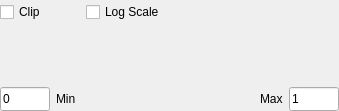
<?xml version="1.0" encoding="UTF-8"?>
<ui version="4.0">
 <class>ThresholdWidget</class>
 <widget class="QFrame" name="ThresholdWidget">
  <property name="geometry">
   <rect>
    <x>0</x>
    <y>0</y>
    <width>339</width>
    <height>111</height>
   </rect>
  </property>
  <property name="sizePolicy">
   <sizepolicy hsizetype="Preferred" vsizetype="Minimum">
    <horstretch>0</horstretch>
    <verstretch>0</verstretch>
   </sizepolicy>
  </property>
  <property name="maximumSize">
   <size>
    <width>16777215</width>
    <height>16777215</height>
   </size>
  </property>
  <property name="windowTitle">
   <string>Frame</string>
  </property>
  <property name="styleSheet">
   <string notr="true"/>
  </property>
  <layout class="QVBoxLayout" name="verticalLayout" stretch="0,1,0">
   <property name="spacing">
    <number>2</number>
   </property>
   <property name="leftMargin">
    <number>0</number>
   </property>
   <property name="topMargin">
    <number>0</number>
   </property>
   <property name="rightMargin">
    <number>0</number>
   </property>
   <property name="bottomMargin">
    <number>0</number>
   </property>
   <item>
    <layout class="QHBoxLayout" name="histogram_buttons_layout">
     <property name="spacing">
      <number>6</number>
     </property>
     <item alignment="Qt::AlignRight|Qt::AlignBottom">
      <widget class="QCheckBox" name="clip_checkbox">
       <property name="minimumSize">
        <size>
         <width>80</width>
         <height>24</height>
        </size>
       </property>
       <property name="maximumSize">
        <size>
         <width>60</width>
         <height>24</height>
        </size>
       </property>
       <property name="font">
        <font>
         <family>Segoe UI</family>
         <pointsize>9</pointsize>
        </font>
       </property>
       <property name="text">
        <string>Clip</string>
       </property>
      </widget>
     </item>
     <item alignment="Qt::AlignRight|Qt::AlignBottom">
      <widget class="QCheckBox" name="log_scale_checkbox">
       <property name="sizePolicy">
        <sizepolicy hsizetype="Minimum" vsizetype="Fixed">
         <horstretch>0</horstretch>
         <verstretch>0</verstretch>
        </sizepolicy>
       </property>
       <property name="minimumSize">
        <size>
         <width>100</width>
         <height>24</height>
        </size>
       </property>
       <property name="maximumSize">
        <size>
         <width>100</width>
         <height>24</height>
        </size>
       </property>
       <property name="font">
        <font>
         <family>Segoe UI</family>
         <pointsize>9</pointsize>
        </font>
       </property>
       <property name="text">
        <string>Log Scale</string>
       </property>
       <property name="checkable">
        <bool>true</bool>
       </property>
      </widget>
     </item>
     <item>
      <spacer name="horizontalSpacer_2">
       <property name="orientation">
        <enum>Qt::Horizontal</enum>
       </property>
       <property name="sizeHint" stdset="0">
        <size>
         <width>40</width>
         <height>20</height>
        </size>
       </property>
      </spacer>
     </item>
    </layout>
   </item>
   <item>
    <widget class="QFrame" name="plot_frame">
     <property name="sizePolicy">
      <sizepolicy hsizetype="Minimum" vsizetype="Minimum">
       <horstretch>0</horstretch>
       <verstretch>0</verstretch>
      </sizepolicy>
     </property>
     <property name="minimumSize">
      <size>
       <width>100</width>
       <height>50</height>
      </size>
     </property>
     <property name="maximumSize">
      <size>
       <width>16777215</width>
       <height>125</height>
      </size>
     </property>
     <property name="frameShape">
      <enum>QFrame::NoFrame</enum>
     </property>
     <property name="frameShadow">
      <enum>QFrame::Plain</enum>
     </property>
     <layout class="QHBoxLayout" name="horizontalLayout_3">
      <property name="leftMargin">
       <number>0</number>
      </property>
      <property name="topMargin">
       <number>0</number>
      </property>
      <property name="rightMargin">
       <number>0</number>
      </property>
      <property name="bottomMargin">
       <number>0</number>
      </property>
     </layout>
    </widget>
   </item>
   <item>
    <widget class="QFrame" name="edits_frame">
     <property name="sizePolicy">
      <sizepolicy hsizetype="Minimum" vsizetype="Maximum">
       <horstretch>0</horstretch>
       <verstretch>0</verstretch>
      </sizepolicy>
     </property>
     <property name="minimumSize">
      <size>
       <width>100</width>
       <height>0</height>
      </size>
     </property>
     <property name="maximumSize">
      <size>
       <width>1677215</width>
       <height>35</height>
      </size>
     </property>
     <layout class="QHBoxLayout" name="horizontalLayout_2">
      <property name="leftMargin">
       <number>0</number>
      </property>
      <property name="topMargin">
       <number>0</number>
      </property>
      <property name="rightMargin">
       <number>0</number>
      </property>
      <property name="bottomMargin">
       <number>0</number>
      </property>
      <item>
       <widget class="QLineEdit" name="min_display_edit">
        <property name="sizePolicy">
         <sizepolicy hsizetype="Maximum" vsizetype="Fixed">
          <horstretch>0</horstretch>
          <verstretch>0</verstretch>
         </sizepolicy>
        </property>
        <property name="minimumSize">
         <size>
          <width>0</width>
          <height>24</height>
         </size>
        </property>
        <property name="maximumSize">
         <size>
          <width>50</width>
          <height>24</height>
         </size>
        </property>
        <property name="font">
         <font>
          <family>Segoe UI</family>
          <pointsize>9</pointsize>
         </font>
        </property>
        <property name="text">
         <string>0</string>
        </property>
       </widget>
      </item>
      <item>
       <widget class="QLabel" name="label">
        <property name="sizePolicy">
         <sizepolicy hsizetype="Preferred" vsizetype="Fixed">
          <horstretch>0</horstretch>
          <verstretch>0</verstretch>
         </sizepolicy>
        </property>
        <property name="minimumSize">
         <size>
          <width>0</width>
          <height>24</height>
         </size>
        </property>
        <property name="maximumSize">
         <size>
          <width>16777215</width>
          <height>24</height>
         </size>
        </property>
        <property name="font">
         <font>
          <family>Segoe UI</family>
          <pointsize>9</pointsize>
         </font>
        </property>
        <property name="text">
         <string>Min</string>
        </property>
       </widget>
      </item>
      <item>
       <spacer name="horizontalSpacer">
        <property name="orientation">
         <enum>Qt::Horizontal</enum>
        </property>
        <property name="sizeHint" stdset="0">
         <size>
          <width>40</width>
          <height>20</height>
         </size>
        </property>
       </spacer>
      </item>
      <item>
       <widget class="QLabel" name="label_2">
        <property name="minimumSize">
         <size>
          <width>0</width>
          <height>24</height>
         </size>
        </property>
        <property name="maximumSize">
         <size>
          <width>16777215</width>
          <height>24</height>
         </size>
        </property>
        <property name="font">
         <font>
          <family>Segoe UI</family>
          <pointsize>9</pointsize>
         </font>
        </property>
        <property name="text">
         <string>Max</string>
        </property>
       </widget>
      </item>
      <item>
       <widget class="QLineEdit" name="max_display_edit">
        <property name="sizePolicy">
         <sizepolicy hsizetype="Maximum" vsizetype="Fixed">
          <horstretch>0</horstretch>
          <verstretch>0</verstretch>
         </sizepolicy>
        </property>
        <property name="minimumSize">
         <size>
          <width>0</width>
          <height>24</height>
         </size>
        </property>
        <property name="maximumSize">
         <size>
          <width>50</width>
          <height>24</height>
         </size>
        </property>
        <property name="font">
         <font>
          <family>Segoe UI</family>
          <pointsize>9</pointsize>
         </font>
        </property>
        <property name="text">
         <string>1</string>
        </property>
       </widget>
      </item>
     </layout>
    </widget>
   </item>
  </layout>
 </widget>
 <resources/>
 <connections/>
</ui>
